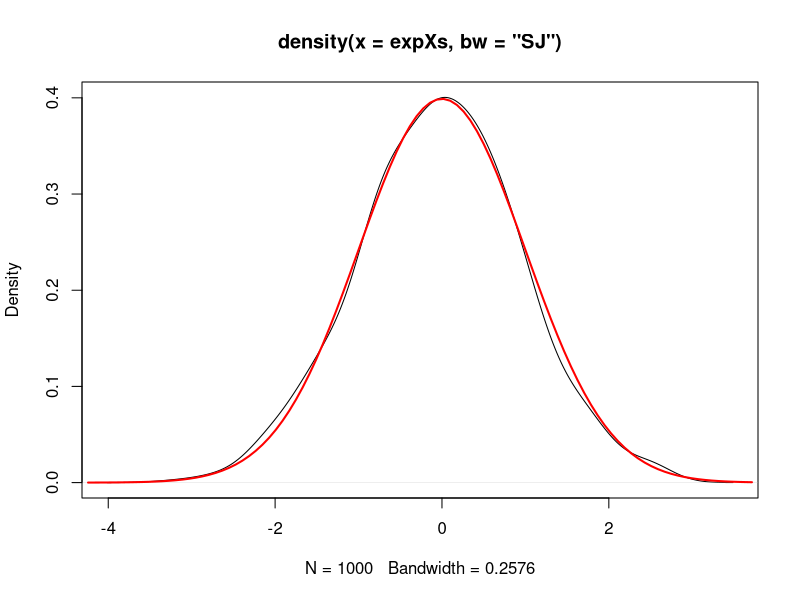
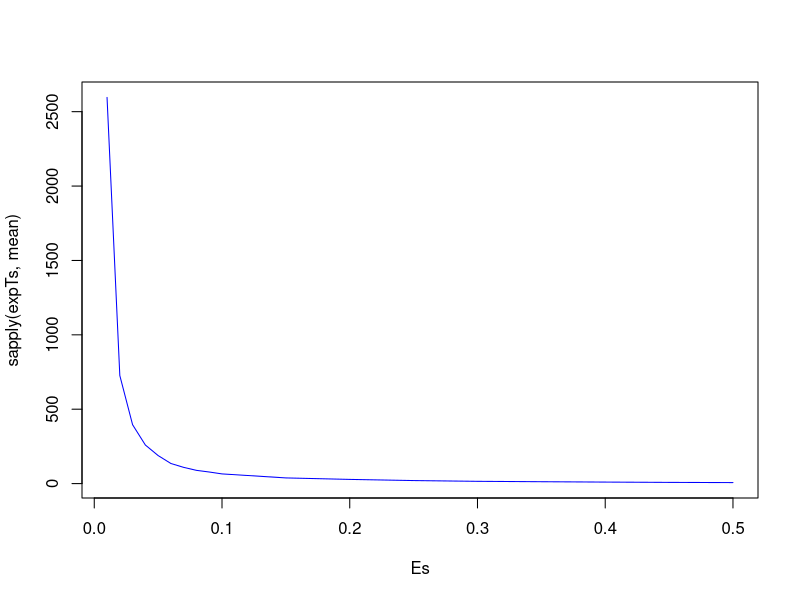

Write R code to recreate these figures, in order.
# In this experiment we consider simulating N(0,1)
# until the measure of convergence becomes less than epsilon (E)
# We do this for different values of E

s <- 1

# Functions to use to evaluate convergence
Fs <- c(
  function (x) { abs(x); }
  , function (x) { x^2; }
  , function (x) { 1 / sqrt(abs(x)); }
#  , function (x) { cos(x); }
)

# Explicit integrals of these functions
# We will need int [t from 0 to tau] f(x0 + theta t) dt =
#              int [x from x0 to x0 + theta T] f(x) / theta dx =
#              theta * (F(xnew) - F(x0)),
# where F(x) = int f(x) dx is provided here for each f
# (in the future we may need to integrate numerically instead
# in more complicated cases)
IFs <- c(
  function (x) { x * abs(x) / 2; }
  , function (x) { x^3 / 3; }
  , function (x) { 2 * sign(x) * sqrt(abs(x)); }
  , function (x) { sin(x); }
)

# pi(f) for each f w.r.t. N(0, s^2)
PIFs <- c(
  function (s) { sqrt(2 / pi) * s; }
  , function (s) { s^2; }
  , function (s) { 1.720079974649039070752407248933115962110249350333550144551 / sqrt(s); }
  , function (s) { exp(-s^2 / 2); }
)

# Epsilon values
# These should be sorted from lowest to largest
Es <- c(seq(0.01, 0.1, length = 10), seq(0.15, 0.5, length = 8))

# Statistics we gather
# - the number of experiments for each E
N <- 1000
# - one sample
expXs <- c()
# - the resulting times
expTs <- list()
# - the resulting numbers of switching points
expSPNs <- list()

# the target values of integrals
pifs <- c(length(Fs))
i <- 1
while (i <= length(Fs)) { pifs[i] <- PIFs[[i]](s); i <- i + 1; }

# Initialize arrays to store experiment values
# these will store one process to see that the algorithm works
Xs <- c()
Ts <- c()
# these will store the resulting times and switching points for each E
iE <- 1
while (iE <= length(Es)) {
  expTs[[iE]] <- rep(0, N)
  expSPNs[[iE]] <- rep(0, N)
  iE <- iE + 1
}

# Loop N
iN <- 1
while (iN <= N) {

# Variables
iSP <- 1 # the index of the next switching point
theta <- 1 # the current theta
x <- 0 # the current x
t <- 0 # the current t
is <- rep(0, length(Fs)) # the current values of integrals for each f

# the current standard deviation
iE <- length(Es)
E <- Es[iE]

# Loop Zig-Zag
while (iE > 0 || (iN == 1 && length(Ts) < 1000)) {

  # calculate the new value of x
  tau <- s * sqrt(-2 * log(runif(1)))
  xnew <- theta * tau

  # update the integrals
  i <- 1
  while (i <= length(Fs)) {
    is[i] <- is[i] + theta * (IFs[[i]](xnew) - IFs[[i]](x))
    i <- i + 1
  }

  # update t, including the time to move back to 0, and x
  t <- t + abs(x) + tau
  x <- xnew

  # if iN = 1 we collect the actual process
  if (iN == 1) {
    Xs <- c(Xs, x)
    Ts <- c(Ts, t)
  }

  # if the maximum measure is small enough we stop
  maxmeasure <- max(abs(is / t / pifs - 1))
  while (iE > 0 && maxmeasure < E) {
    expTs[[iE]][iN] <- t
    expSPNs[[iE]][iN] <- iSP
    iE <- iE - 1
    E <- Es[iE]
  }

# The end of loop Zig-Zag
  iSP <- iSP + 1
  theta <- -theta
}

# The end of loop N
  iN <- iN + 1
}

# Obtain a sample from the process stored in one experiment
j <- 1
theta <- 1
n <- length(Ts)
expXs <- rep(0, n)
i <- 1
while (i <= n) {
  t <- i / (n + 1) * Ts[n]
  while (t > Ts[j]) { j <- j + 1; theta = -theta; }
  expXs[i] <- Xs[j] - theta * (Ts[j] - t)
  i <- i + 1
}

# Graphs
# Checking that we indeed generate N(0, 1)
plot(density(expXs, bw = "SJ"))
normalxs <- seq(min(expXs) - 1, max(expXs) + 1, length = 100)
normalys <- exp(-1 / 2 * normalxs^2) / sqrt(2 * pi)
lines(normalxs, normalys, col = "red", lwd = 2)
# Plotting average T against E
plot(Es, sapply(expTs, mean), type = "l", col = "blue")

# Report results
N
rbind(Es, sapply(expSPNs, mean), sapply(expSPNs, sd))
rbind(Es, sapply(expTs, mean), sapply(expTs, sd))
Es * sapply(expTs, mean)
